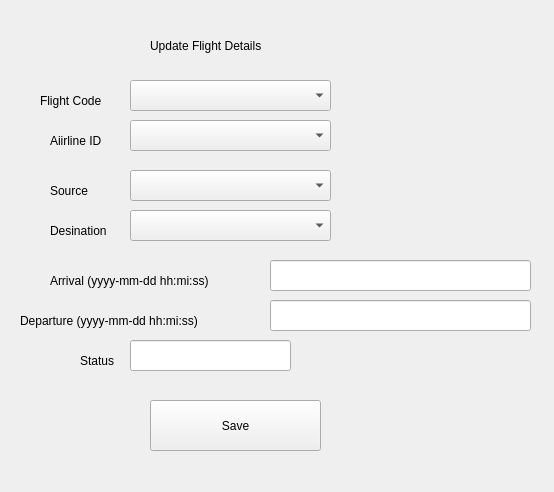
<?xml version="1.0" encoding="UTF-8"?>
<ui version="4.0">
 <class>Form</class>
 <widget class="QWidget" name="Form">
  <property name="geometry">
   <rect>
    <x>0</x>
    <y>0</y>
    <width>554</width>
    <height>492</height>
   </rect>
  </property>
  <property name="windowTitle">
   <string>Form</string>
  </property>
  <widget class="QLabel" name="label">
   <property name="geometry">
    <rect>
     <x>150</x>
     <y>30</y>
     <width>221</width>
     <height>31</height>
    </rect>
   </property>
   <property name="styleSheet">
    <string notr="true">font: 18pt &quot;MS Shell Dlg 2&quot;;</string>
   </property>
   <property name="text">
    <string>Update Flight Details</string>
   </property>
  </widget>
  <widget class="QPushButton" name="b1">
   <property name="geometry">
    <rect>
     <x>150</x>
     <y>400</y>
     <width>171</width>
     <height>51</height>
    </rect>
   </property>
   <property name="styleSheet">
    <string notr="true">font: 12pt &quot;MS Shell Dlg 2&quot;;</string>
   </property>
   <property name="text">
    <string>Save</string>
   </property>
  </widget>
  <widget class="QComboBox" name="cb1">
   <property name="geometry">
    <rect>
     <x>130</x>
     <y>120</y>
     <width>201</width>
     <height>31</height>
    </rect>
   </property>
   <property name="styleSheet">
    <string notr="true">font: 12pt &quot;MS Shell Dlg 2&quot;;</string>
   </property>
  </widget>
  <widget class="QLabel" name="label_5">
   <property name="geometry">
    <rect>
     <x>50</x>
     <y>180</y>
     <width>91</width>
     <height>21</height>
    </rect>
   </property>
   <property name="styleSheet">
    <string notr="true">font: 12pt &quot;MS Shell Dlg 2&quot;;</string>
   </property>
   <property name="text">
    <string>Source</string>
   </property>
  </widget>
  <widget class="QLabel" name="label_6">
   <property name="geometry">
    <rect>
     <x>50</x>
     <y>220</y>
     <width>91</width>
     <height>21</height>
    </rect>
   </property>
   <property name="styleSheet">
    <string notr="true">font: 12pt &quot;MS Shell Dlg 2&quot;;</string>
   </property>
   <property name="text">
    <string>Desination</string>
   </property>
  </widget>
  <widget class="QLabel" name="label_7">
   <property name="geometry">
    <rect>
     <x>50</x>
     <y>270</y>
     <width>231</width>
     <height>21</height>
    </rect>
   </property>
   <property name="styleSheet">
    <string notr="true">font: 12pt &quot;MS Shell Dlg 2&quot;;</string>
   </property>
   <property name="text">
    <string>Arrival (yyyy-mm-dd hh:mi:ss)</string>
   </property>
  </widget>
  <widget class="QLineEdit" name="tb1">
   <property name="geometry">
    <rect>
     <x>270</x>
     <y>260</y>
     <width>261</width>
     <height>31</height>
    </rect>
   </property>
   <property name="styleSheet">
    <string notr="true">font: 12pt &quot;MS Shell Dlg 2&quot;;</string>
   </property>
  </widget>
  <widget class="QLabel" name="label_9">
   <property name="geometry">
    <rect>
     <x>50</x>
     <y>130</y>
     <width>71</width>
     <height>21</height>
    </rect>
   </property>
   <property name="styleSheet">
    <string notr="true">font: 12pt &quot;MS Shell Dlg 2&quot;;</string>
   </property>
   <property name="text">
    <string>Aiirline ID</string>
   </property>
  </widget>
  <widget class="QComboBox" name="cb3">
   <property name="geometry">
    <rect>
     <x>130</x>
     <y>210</y>
     <width>201</width>
     <height>31</height>
    </rect>
   </property>
   <property name="styleSheet">
    <string notr="true">font: 12pt &quot;MS Shell Dlg 2&quot;;</string>
   </property>
  </widget>
  <widget class="QComboBox" name="cb2">
   <property name="geometry">
    <rect>
     <x>130</x>
     <y>170</y>
     <width>201</width>
     <height>31</height>
    </rect>
   </property>
   <property name="styleSheet">
    <string notr="true">font: 12pt &quot;MS Shell Dlg 2&quot;;</string>
   </property>
  </widget>
  <widget class="QLabel" name="label_8">
   <property name="geometry">
    <rect>
     <x>20</x>
     <y>310</y>
     <width>251</width>
     <height>21</height>
    </rect>
   </property>
   <property name="styleSheet">
    <string notr="true">font: 12pt &quot;MS Shell Dlg 2&quot;;</string>
   </property>
   <property name="text">
    <string>Departure (yyyy-mm-dd hh:mi:ss)</string>
   </property>
  </widget>
  <widget class="QLineEdit" name="tb2">
   <property name="geometry">
    <rect>
     <x>270</x>
     <y>300</y>
     <width>261</width>
     <height>31</height>
    </rect>
   </property>
   <property name="styleSheet">
    <string notr="true">font: 12pt &quot;MS Shell Dlg 2&quot;;</string>
   </property>
  </widget>
  <widget class="QLineEdit" name="tb3">
   <property name="geometry">
    <rect>
     <x>130</x>
     <y>340</y>
     <width>161</width>
     <height>31</height>
    </rect>
   </property>
   <property name="styleSheet">
    <string notr="true">font: 12pt &quot;MS Shell Dlg 2&quot;;</string>
   </property>
  </widget>
  <widget class="QLabel" name="label_10">
   <property name="geometry">
    <rect>
     <x>80</x>
     <y>350</y>
     <width>91</width>
     <height>21</height>
    </rect>
   </property>
   <property name="styleSheet">
    <string notr="true">font: 12pt &quot;MS Shell Dlg 2&quot;;</string>
   </property>
   <property name="text">
    <string>Status</string>
   </property>
  </widget>
  <widget class="QComboBox" name="cb0">
   <property name="geometry">
    <rect>
     <x>130</x>
     <y>80</y>
     <width>201</width>
     <height>31</height>
    </rect>
   </property>
   <property name="styleSheet">
    <string notr="true">font: 12pt &quot;MS Shell Dlg 2&quot;;</string>
   </property>
  </widget>
  <widget class="QLabel" name="label_11">
   <property name="geometry">
    <rect>
     <x>40</x>
     <y>90</y>
     <width>81</width>
     <height>21</height>
    </rect>
   </property>
   <property name="styleSheet">
    <string notr="true">font: 12pt &quot;MS Shell Dlg 2&quot;;</string>
   </property>
   <property name="text">
    <string>Flight Code</string>
   </property>
  </widget>
 </widget>
 <resources/>
 <connections/>
</ui>
